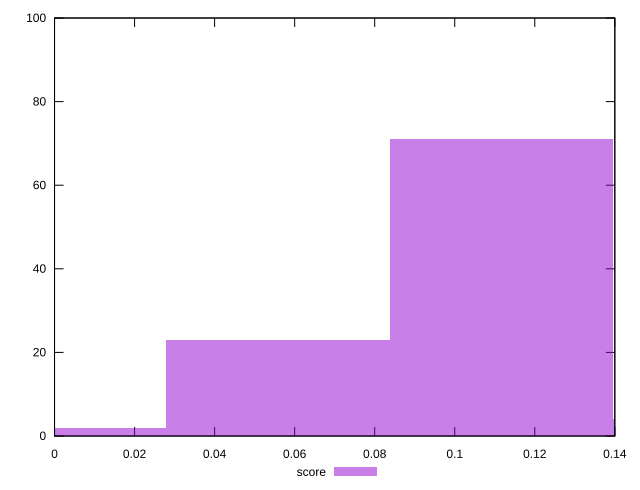

Source code (gnuplot):
reset

$score <<EOF
0.11171687054513878 71
0.16757530581770816 4
0.05585843527256939 23
0 2
EOF

set key outside below
set boxwidth 0.05585843527256939
set xrange [0:0.14]
set yrange [0:100]
set trange [0:100]
set style fill transparent solid 0.5 noborder
set terminal svg size 640, 490 enhanced background rgb 'white'
set output "reprap/max-potential-fid/samples/pages+cached+noexternal+nomedia/score/histogram.svg"

plot $score title "score" with boxes

reset
